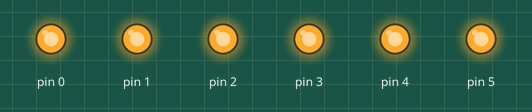
Bench run of a sketch on a simulated Arduino Uno, built with avr-gcc and run on an emulated ATmega328P. Shown: output pins drawn as LEDs (lit = HIGH).

Above: at 0.02 s.
At 0.62 s:
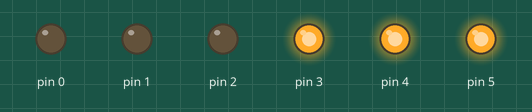
At 1.3 s:
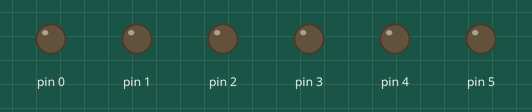
At 1.92 s:
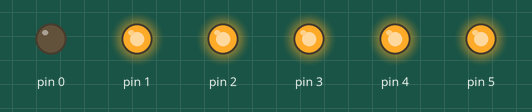
At 2.52 s:
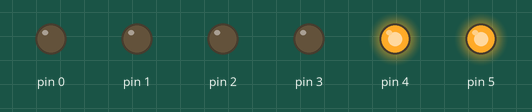
At 3.82 s:
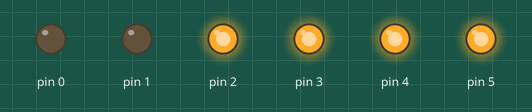
Timing chart, 0 to 4.1 s (numbered marks = the images above):
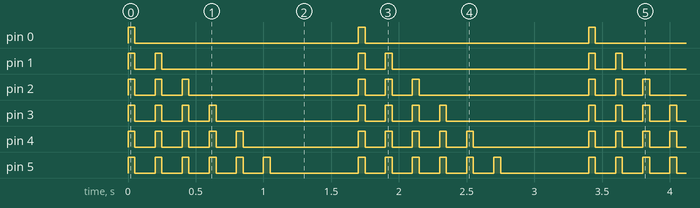

Measured:
- by itself, pin 0: alternates HIGH for 0.05 s and LOW for 1.7 s
- by itself, pin 1: repeats every 1.7 s: LOW 0.15 s, HIGH 0.05 s, LOW 1.5 s, HIGH 0.05 s
- by itself, pin 2: repeats every 1.7 s: 2 × (LOW 0.15 s, HIGH 0.05 s), LOW 1.3 s, HIGH 0.05 s
- by itself, pin 3: repeats every 1.7 s: 3 × (LOW 0.15 s, HIGH 0.05 s), LOW 1.1 s, HIGH 0.05 s
- by itself, pin 4: repeats every 1.7 s: 4 × (LOW 0.15 s, HIGH 0.05 s), LOW 0.85 s, HIGH 0.05 s
- by itself, pin 5: repeats every 1.7 s: 5 × (LOW 0.15 s, HIGH 0.05 s), LOW 0.65 s, HIGH 0.05 s

The sketch:

test.ino
```cpp
// highest portnumber you want to test
int led = 5;

void setup() {
  for (int i = 0; i <= led; i++)
  {
    pinMode(i, OUTPUT);
  }
}

void loop() {
  for (int j = 0; j <= led; j++) {
    for (int i = j; i <= led; i++)
    {
      digitalWrite(i, HIGH);
    }
    delay(50);
    for (int i = j; i <= led; i++)
    {
      digitalWrite(i, LOW);
    }
    delay(150);
  }
  delay(500);
}
```
